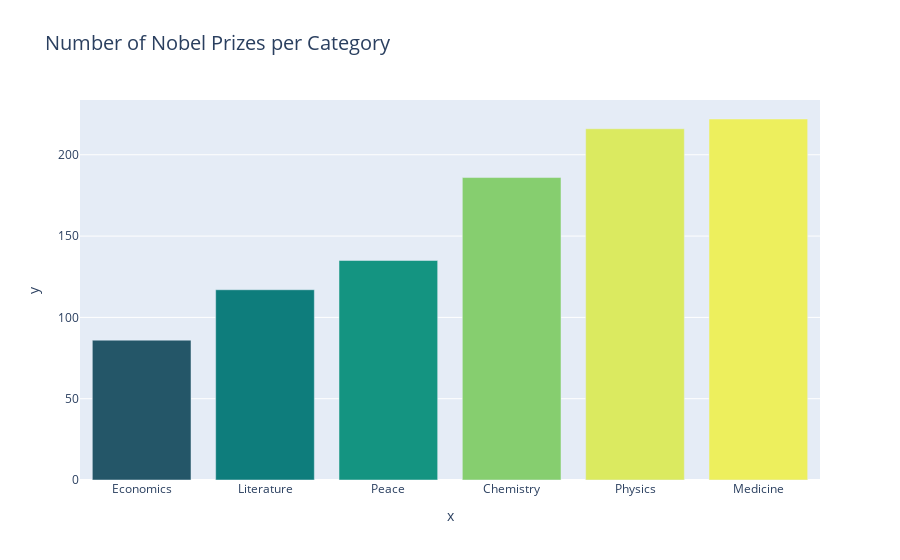

The notebook cell saved with this chart:
### Markdown cell above
# Number of Prizes per Category

**Challenge**: 
* In how many categories are prizes awarded? 
* Create a plotly bar chart with the number of prizes awarded by category. 
* Use the color scale called `Aggrnyl` to colour the chart, but don't show a color axis.
* Which category has the most number of prizes awarded? 
* Which category has the fewest number of prizes awarded?

### Code cell
prizes_per_category = df_data.groupby("category")["prize"].count().sort_values()
print(f"Number of Nobel categories: {df_data["category"].value_counts().index}")
prizes_per_category_bar = px.bar(x=prizes_per_category.index,y=prizes_per_category.values,labels=prizes_per_category.index,
                                 title="Number of Nobel Prizes per Category",
                                 color=prizes_per_category.values,
                                 color_continuous_scale="Aggrnyl")
prizes_per_category_bar.update_layout(title={"font":dict(size=20)})
prizes_per_category_bar.update_coloraxes(showscale=False)

### Figure 1 — Plotly figure (JSON) as saved in the notebook; plotly's stock layout.template omitted (floating-point values rounded to 4 significant figures)
{"data": [{"hovertemplate": "x=%{x}<br>y=%{y}<br>color=%{marker.color}<extra></extra>", "legendgroup": "", "marker": {"color": [86, 117, 135, 186, 216, 222], "coloraxis": "coloraxis", "pattern": {"shape": ""}}, "name": "", "orientation": "v", "showlegend": false, "textposition": "auto", "type": "bar", "x": ["Economics", "Literature", "Peace", "Chemistry", "Physics", "Medicine"], "xaxis": "x", "y": [86, 117, 135, 186, 216, 222], "yaxis": "y"}], "layout": {"barmode": "relative", "coloraxis": {"colorbar": {"title": {"text": "color"}}, "colorscale": [[0, "rgb(36, 86, 104)"], [0.1667, "rgb(15, 114, 121)"], [0.3333, "rgb(13, 143, 129)"], [0.5, "rgb(57, 171, 126)"], [0.6667, "rgb(110, 197, 116)"], [0.8333, "rgb(169, 220, 103)"], [1, "rgb(237, 239, 93)"]], "showscale": false}, "legend": {"tracegroupgap": 0}, "title": {"font": {"size": 20}, "text": "Number of Nobel Prizes per Category"}, "xaxis": {"anchor": "y", "domain": [0, 1], "title": {"text": "x"}}, "yaxis": {"anchor": "x", "domain": [0, 1], "title": {"text": "y"}}}}
